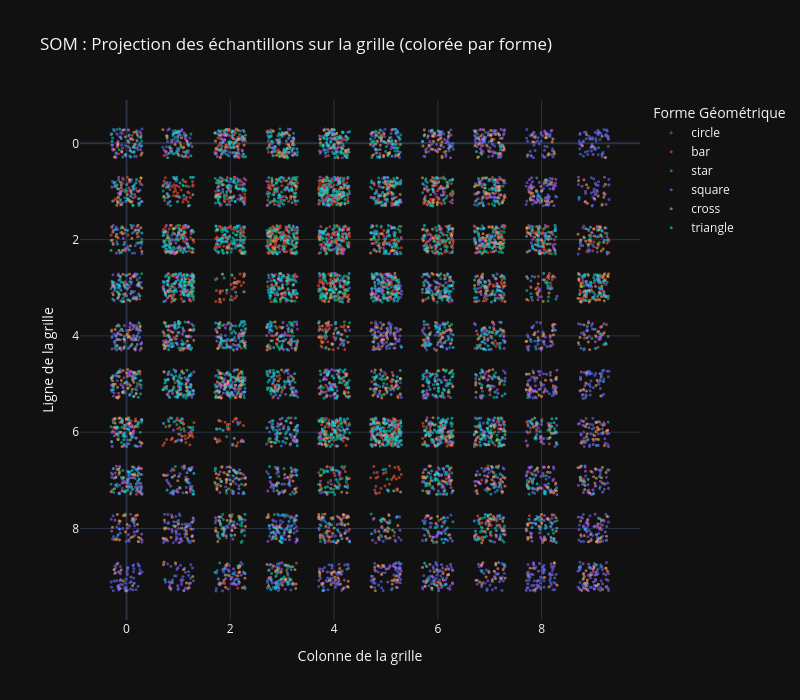

The notebook cell saved with this chart:
### Markdown cell above
## 9. Projection 2D colorée par forme

Chaque échantillon est placé à la position de son BMU sur la grille, coloré par sa forme réelle. Si la SOM préserve la topologie, les formes similaires devraient se regrouper.

### Code cell
rng = np.random.default_rng(42)
bmu_coords = model.C[latent.array]
jitter = rng.uniform(-0.3, 0.3, size=bmu_coords.shape)
coords_jittered = bmu_coords + jitter

shape_names = [class_names[lbl] for lbl in shape_labels]

fig = px.scatter(
    x=coords_jittered[:, 1],
    y=coords_jittered[:, 0],
    color=shape_names,
    color_discrete_sequence=px.colors.qualitative.Plotly,
    labels=dict(x="Colonne de la grille", y="Ligne de la grille", color="Forme Géométrique"),
    title="SOM : Projection des échantillons sur la grille (colorée par forme)"
)
fig.update_layout(
    width=800, height=700,
    template="plotly_dark",
    yaxis=dict(autorange="reversed")
)
fig.update_traces(marker=dict(size=3, opacity=0.6))
fig.show()

### Figure 1 — Plotly figure (JSON) as saved in the notebook; plotly's stock layout.template omitted (floating-point values rounded to 4 significant figures; data arrays with more than 128 entries replaced by an {"elided": "..."} marker saying what was removed)
{"data": [{"hovertemplate": "Forme Géométrique=circle<br>Colonne de la grille=%{x}<br>Ligne de la grille=%{y}<extra></extra>", "legendgroup": "circle", "marker": {"color": "#636EFA", "opacity": 0.6, "size": 3, "symbol": "circle"}, "mode": "markers", "name": "circle", "showlegend": true, "type": "scattergl", "x": {"elided": "1728 float values"}, "xaxis": "x", "y": {"elided": "1728 float values"}, "yaxis": "y"}, {"hovertemplate": "Forme Géométrique=bar<br>Colonne de la grille=%{x}<br>Ligne de la grille=%{y}<extra></extra>", "legendgroup": "bar", "marker": {"color": "#EF553B", "opacity": 0.6, "size": 3, "symbol": "circle"}, "mode": "markers", "name": "bar", "showlegend": true, "type": "scattergl", "x": {"elided": "1672 float values"}, "xaxis": "x", "y": {"elided": "1672 float values"}, "yaxis": "y"}, {"hovertemplate": "Forme Géométrique=star<br>Colonne de la grille=%{x}<br>Ligne de la grille=%{y}<extra></extra>", "legendgroup": "star", "marker": {"color": "#00CC96", "opacity": 0.6, "size": 3, "symbol": "circle"}, "mode": "markers", "name": "star", "showlegend": true, "type": "scattergl", "x": {"elided": "1576 float values"}, "xaxis": "x", "y": {"elided": "1576 float values"}, "yaxis": "y"}, {"hovertemplate": "Forme Géométrique=square<br>Colonne de la grille=%{x}<br>Ligne de la grille=%{y}<extra></extra>", "legendgroup": "square", "marker": {"color": "#AB63FA", "opacity": 0.6, "size": 3, "symbol": "circle"}, "mode": "markers", "name": "square", "showlegend": true, "type": "scattergl", "x": {"elided": "1662 float values"}, "xaxis": "x", "y": {"elided": "1662 float values"}, "yaxis": "y"}, {"hovertemplate": "Forme Géométrique=cross<br>Colonne de la grille=%{x}<br>Ligne de la grille=%{y}<extra></extra>", "legendgroup": "cross", "marker": {"color": "#FFA15A", "opacity": 0.6, "size": 3, "symbol": "circle"}, "mode": "markers", "name": "cross", "showlegend": true, "type": "scattergl", "x": {"elided": "1682 float values"}, "xaxis": "x", "y": {"elided": "1682 float values"}, "yaxis": "y"}, {"hovertemplate": "Forme Géométrique=triangle<br>Colonne de la grille=%{x}<br>Ligne de la grille=%{y}<extra></extra>", "legendgroup": "triangle", "marker": {"color": "#19D3F3", "opacity": 0.6, "size": 3, "symbol": "circle"}, "mode": "markers", "name": "triangle", "showlegend": true, "type": "scattergl", "x": {"elided": "1680 float values"}, "xaxis": "x", "y": {"elided": "1680 float values"}, "yaxis": "y"}], "layout": {"height": 700, "legend": {"title": {"text": "Forme Géométrique"}, "tracegroupgap": 0}, "title": {"text": "SOM : Projection des échantillons sur la grille (colorée par forme)"}, "width": 800, "xaxis": {"anchor": "y", "domain": [0, 1], "title": {"text": "Colonne de la grille"}}, "yaxis": {"anchor": "x", "autorange": "reversed", "domain": [0, 1], "title": {"text": "Ligne de la grille"}}}}
